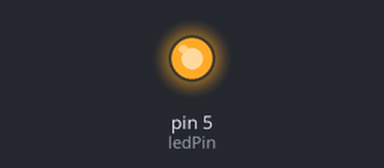
Bench run of a sketch on a simulated Arduino Uno, built with avr-gcc and run on an emulated ATmega328P. Parts: output pins drawn as LEDs (lit = HIGH).

Above: at 2.5 s.
At 6.5 s:
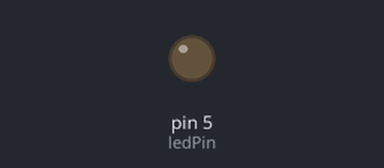
Timing chart, 0 to 10.4 s (numbered marks = the images above):
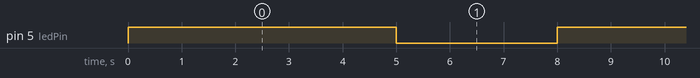

The sketch:

led_blink.ino
```cpp
int ledPin=5;
void setup() {
 Serial.begin(9600);
 pinMode(ledPin,OUTPUT);
}
void loop() {
  digitalWrite(ledPin,HIGH);
  delay (5000);
  digitalWrite(ledPin, LOW);
  delay(3000);
}
```

Measured:
- by itself, pin 5 (ledPin): alternates HIGH for 5.0 s and LOW for 3.0 s
